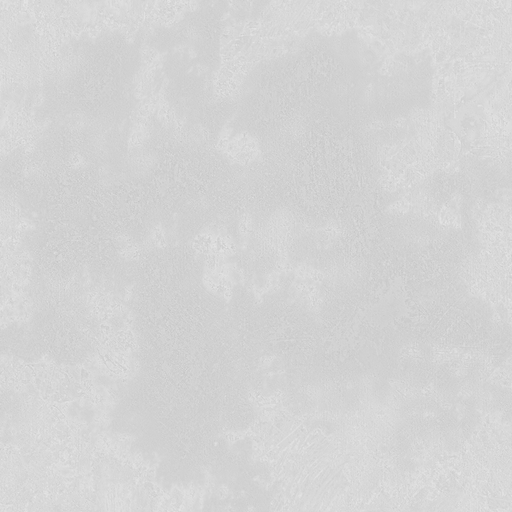
#> input picture pipeline/textures-cc0/wall-Plaster001.png, 512 x 512 px
$ python make_city_textures.py
#> lines starting #> are read from the running program, lines starting #| are printed output that depends on the picture
"""Generate subtle, neutral-luminance tileable KTX2 detail maps for city surfaces (IDOK-28)."""

import json
import os
from pathlib import Path
import struct
import subprocess
import tempfile

import numpy as np
from PIL import Image
import trimesh
from trimesh.visual import TextureVisuals


# [14 lines left out: function tileable_noise, not called in this run]


CC0_DETAIL = {
    # channel: (file in pipeline/textures-cc0, contrast of the normalised detail, mean multiplier)
    'road': ('road-Asphalt031.png', 0.10, 0.985),
    'wall': ('wall-Plaster001.png', 0.035, 0.99),
}


def cc0_channel_image(name: str) -> Image.Image | None:
    """Luminance-neutral detail from a CC0 photo source (IDOK-291), or None to fall back to noise."""
#> called with name = 'wall'
    spec = CC0_DETAIL.get(name)
    if not spec:
        return None
    path = Path(__file__).resolve().parent / 'textures-cc0' / spec[0]
    if not path.exists():
        return None
    a = np.asarray(Image.open(path).convert('L'), dtype=np.float64)
    z = (a - a.mean()) / max(a.std(), 1e-6)
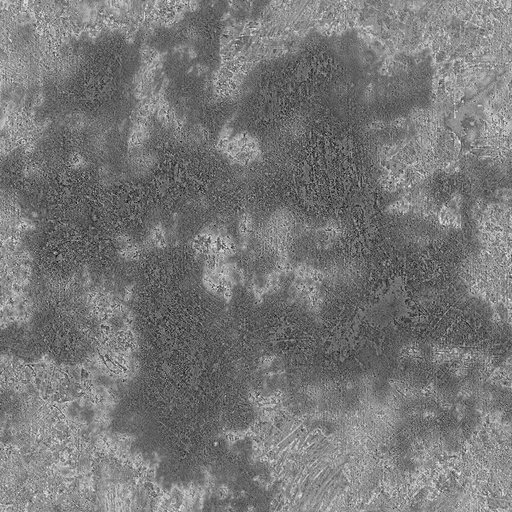
#> z: shape (512, 512) float64; min -4.09, max 4.6, mean 3.47e-18; drawn with min black and max white
    lum = spec[2] + spec[1] * np.clip(z, -3.0, 3.0) / 3.0
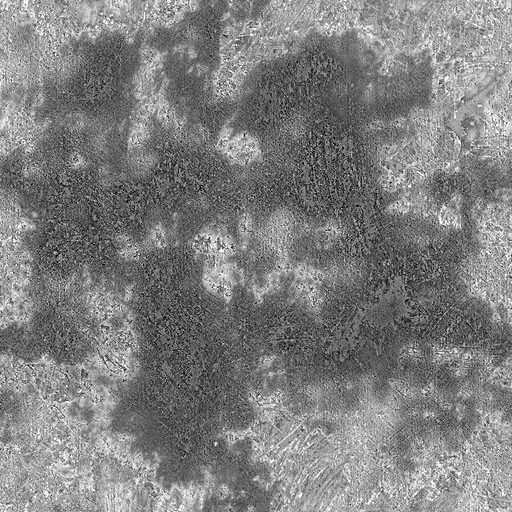
#> lum: shape (512, 512) float64; min 0.955, max 1.02, mean 0.99; drawn with min black and max white
    rgb = np.clip(np.rint(lum * 255.0), 180, 255).astype(np.uint8)
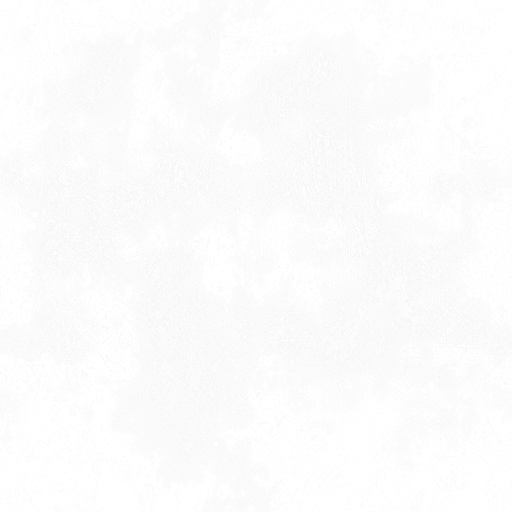
#> rgb: shape (512, 512); min 244, max 255, mean 252.1
    return Image.fromarray(np.stack([rgb, rgb, rgb], axis=-1), mode='RGB')


# [41 lines left out: function make_channel_image, not called in this run]


def png_to_ktx2(img: Image.Image, out_path: Path, gltfpack: str, limit: int = 256):
    with tempfile.TemporaryDirectory() as tmp:
        in_glb = Path(tmp) / 'in.glb'
        out_glb = Path(tmp) / 'out.glb'
        mesh = trimesh.Trimesh(
            vertices=[[0, 0, 0], [1, 0, 0], [0, 1, 0]],
            faces=[[0, 1, 2]],
            visual=TextureVisuals(uv=[[0, 0], [1, 0], [0, 1]], image=img),
            process=False,
        )
        sc = trimesh.Scene()
        sc.add_geometry(mesh)
        sc.export(in_glb)
        subprocess.run([gltfpack, '-i', str(in_glb), '-o', str(out_glb), '-tc', '-tl', str(limit)],
                       check=True, capture_output=True)
        blob = out_glb.read_bytes()
        j_len, j_type = struct.unpack_from('<II', blob, 12)
        assert j_type == 0x4E4F534A
        meta = json.loads(blob[20:20 + j_len])
        b_off = 20 + j_len
        b_len, b_type = struct.unpack_from('<II', blob, b_off)
        assert b_type == 0x004E4942
        bin_chunk = blob[b_off + 8:b_off + 8 + b_len]
        img_info = meta['images'][0]
        assert img_info.get('mimeType') == 'image/ktx2', img_info
        bv = meta['bufferViews'][img_info['bufferView']]
        start = bv.get('byteOffset', 0)
        ktx2_bytes = bin_chunk[start:start + bv['byteLength']]
        assert ktx2_bytes.startswith(b'\xabKTX 20')
        out_path.write_bytes(ktx2_bytes)


def main():
    root = Path(__file__).resolve().parents[1]
    tex_dir = root / 'public/textures'
    tex_dir.mkdir(parents=True, exist_ok=True)
    gltfpack = os.getenv('GLTFPACK') or 'gltfpack'
    total = 0
    for ch in ('wall', 'roof', 'road', 'sidewalk', 'bank'):
        img = cc0_channel_image(ch) or make_channel_image(ch, 256)
        target = tex_dir / f'{ch}.ktx2'
        png_to_ktx2(img, target, gltfpack, img.width)
#> (the call stopped at in png_to_ktx2, `mesh = trimesh.Trimesh( vertices=[[0, 0, 0], [1, 0, 0], [0, 1, 0]], fa..`: trimesh is not available in this run)
#> (the run stopped early here; a loop or call above may not have finished)
